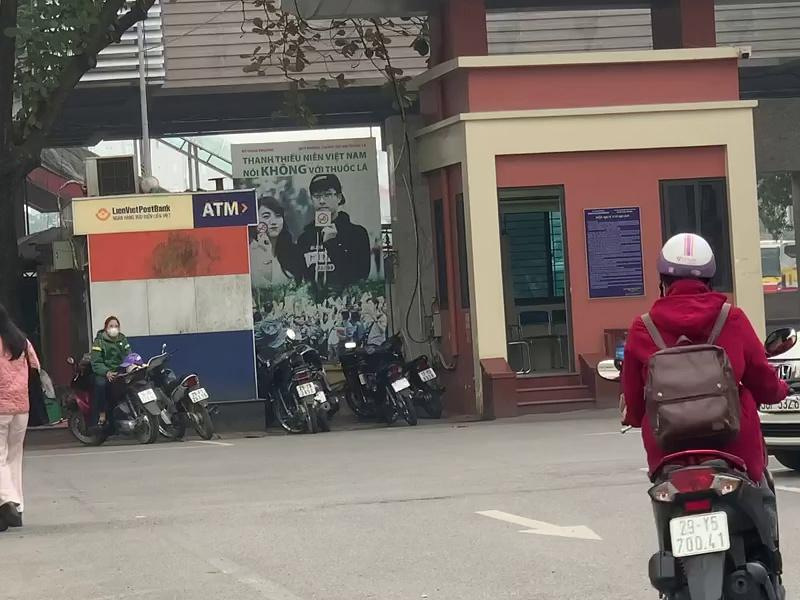
#> input picture datasets/helmet/test/images/image_145_jpg.rf.94613a80a69335f230c579eb5594046f.jpg, 800 x 600 px
$ python -i cv_helpers.py   (imports and definitions only)
#> lines starting #> are read from the running program, lines starting #| are printed output that depends on the picture
import cv2
import numpy as np

def apply_clahe(img):
    """Applies Contrast Limited Adaptive Histogram Equalization to normalize illumination."""
    # Convert from BGR/RGB to LAB
    lab = cv2.cvtColor(img, cv2.COLOR_RGB2LAB)
#> lab: shape (600, 800, 3); mean of channels 0, 1, 2 119, 131.5, 132.3
    l, a, b = cv2.split(lab)
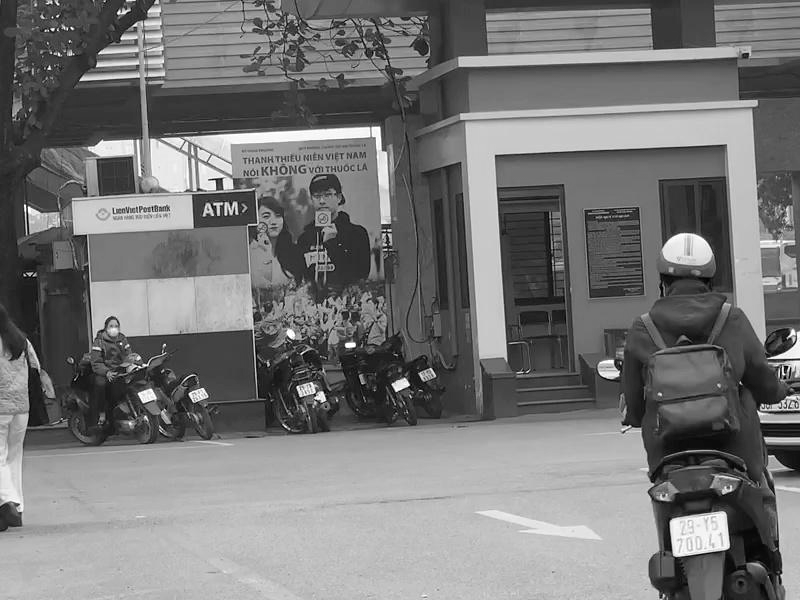
#> l: shape (600, 800); min 0, max 255, mean 119
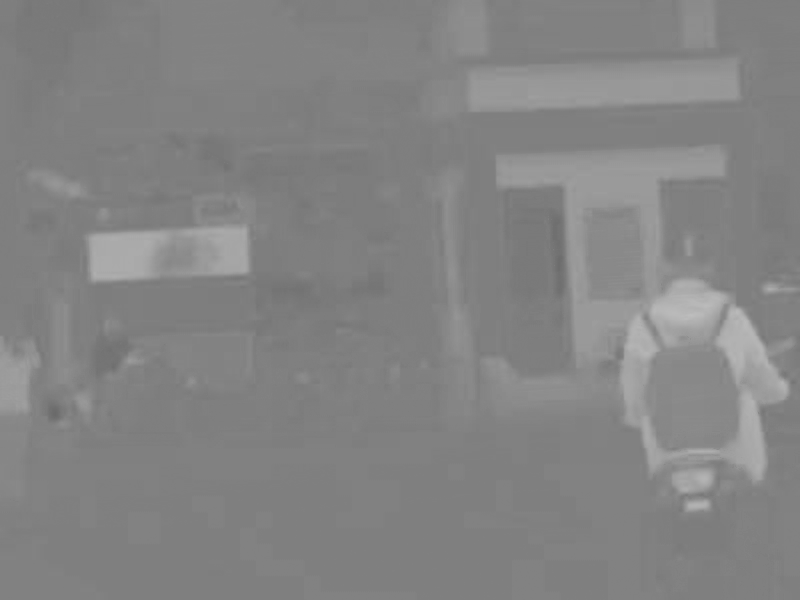
#> a: shape (600, 800); min 106, max 190, mean 131.5
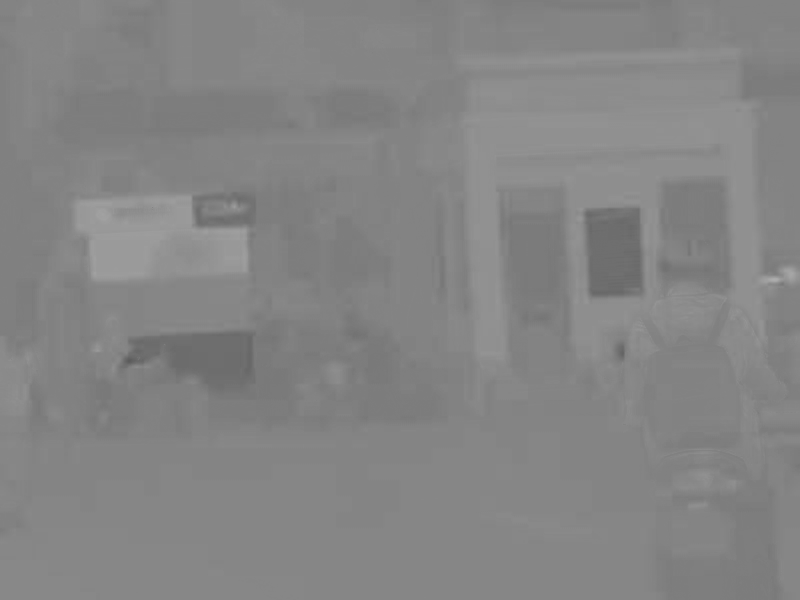
#> b: shape (600, 800); min 91, max 173, mean 132.3
    # Apply CLAHE
    clahe = cv2.createCLAHE(clipLimit=3.0, tileGridSize=(8, 8))
    cl = clahe.apply(l)
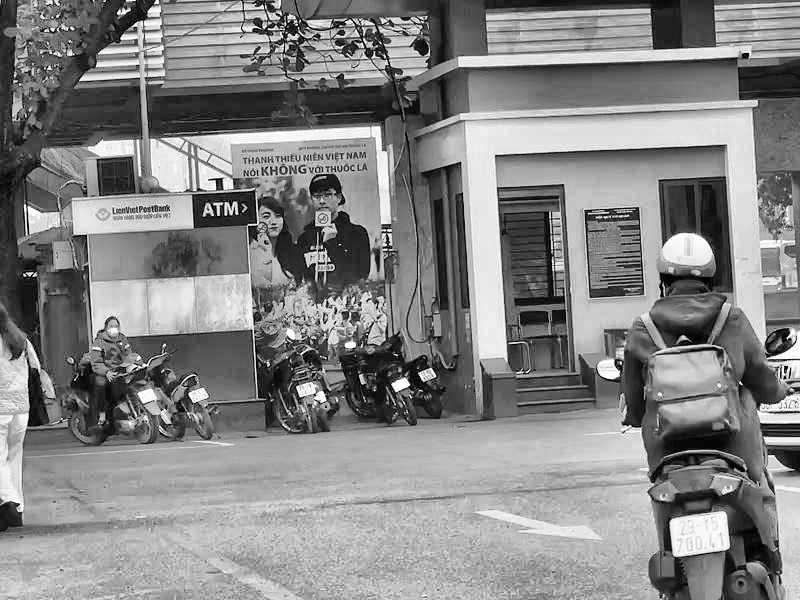
#> cl: shape (600, 800); min 0, max 255, mean 133.2
    # Merge and convert back
    limg = cv2.merge((cl, a, b))
#> limg: shape (600, 800, 3); mean of channels 0, 1, 2 133.2, 131.5, 132.3
    return cv2.cvtColor(limg, cv2.COLOR_LAB2RGB)
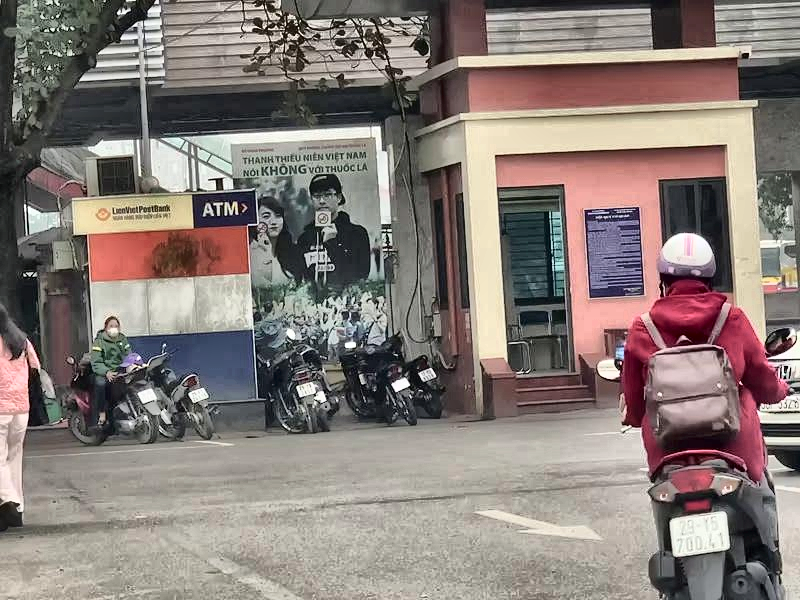
#> returned value: shape (600, 800, 3); mean R, G, B 135.7, 124.9, 120

# [7 lines left out: function adjust_gamma, not called in this run]

def denoise_image(img):
    """Denoises image using Bilateral Filter to preserve edges while removing rain/noise."""
    return cv2.bilateralFilter(img, d=9, sigmaColor=75, sigmaSpace=75)

# [19 lines left out: functions sharpen_image, preprocess_image, not called in this run]

def get_box_area(box):
    """Returns area of a bounding box [x1, y1, x2, y2]."""
    return max(0, box[2] - box[0]) * max(0, box[3] - box[1])

# [116 lines left out: functions get_intersection_area, box_iou, box_contains, detect_traffic_light_color, analyze_seatbelt_compliance, not called in this run]

>>> import cv2
>>> picture = cv2.cvtColor(cv2.imread('../datasets/helmet/test/images/image_145_jpg.rf.94613a80a69335f230c579eb5594046f.jpg'), cv2.COLOR_BGR2RGB)
>>> result = apply_clahe(picture)

$ run again, on datasets/helmet/test/images/image_148_jpg.rf.d3505f179660537921d798ff5feafbe8.jpg
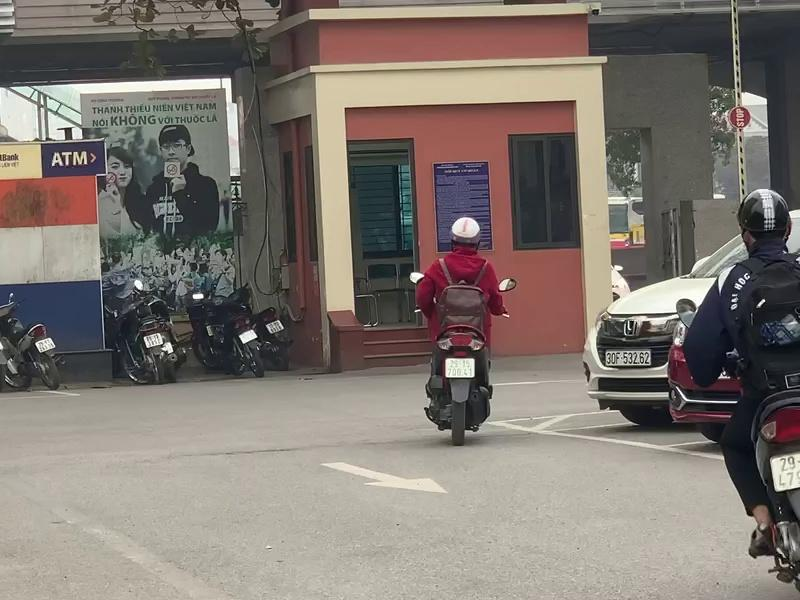
#> input picture datasets/helmet/test/images/image_148_jpg.rf.d3505f179660537921d798ff5feafbe8.jpg, 800 x 600 px
#> lab: shape (600, 800, 3); mean of channels 0, 1, 2 126.7, 130.3, 132.9
#> in apply_clahe, `l, a, b = cv2.split(lab)`:
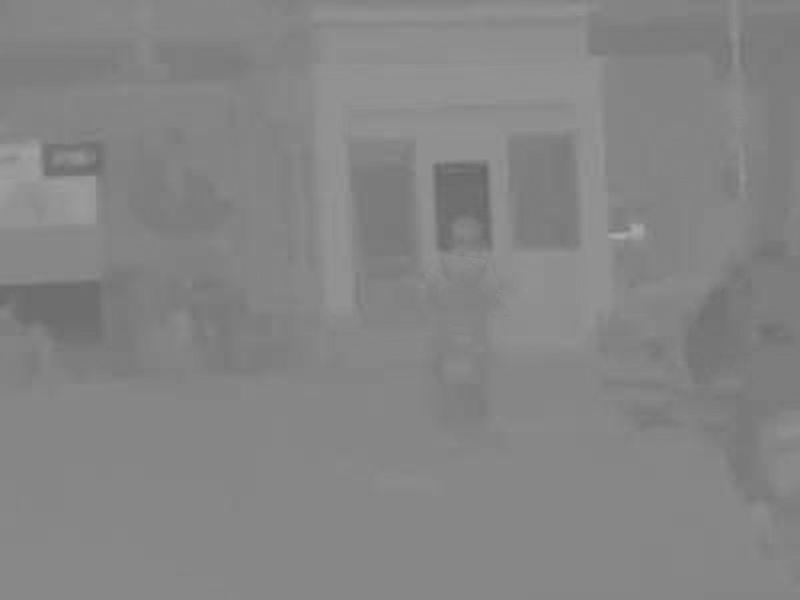
#> b: shape (600, 800); min 102, max 171, mean 132.9
#> limg: shape (600, 800, 3); mean of channels 0, 1, 2 136.2, 130.3, 132.9
#> in apply_clahe, `return cv2.cvtColor(limg, cv2.COLOR_LAB2RGB)`:
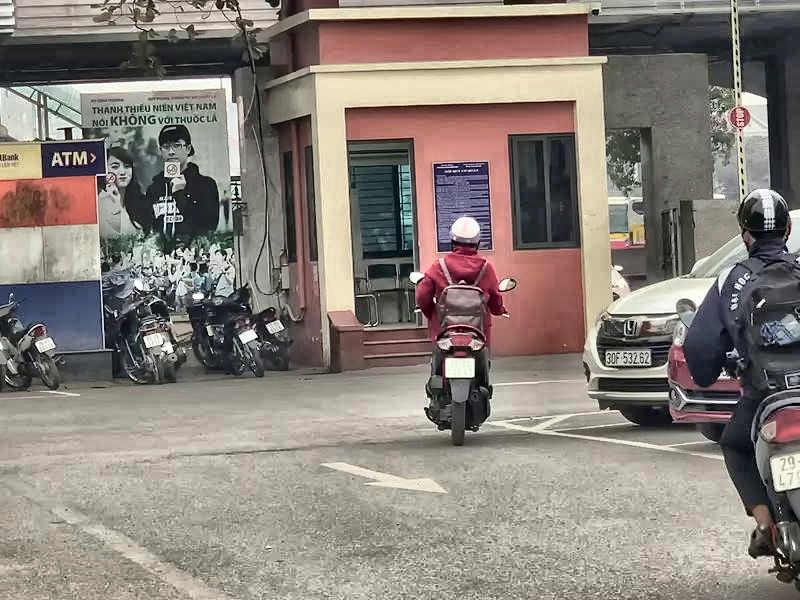
#> returned value: shape (600, 800, 3); mean R, G, B 137, 128.6, 121.6

$ run again, on datasets/helmet/test/images/image_166_jpg.rf.c7841f5cd733d2b9f8ea4c2c3aac7a66.jpg
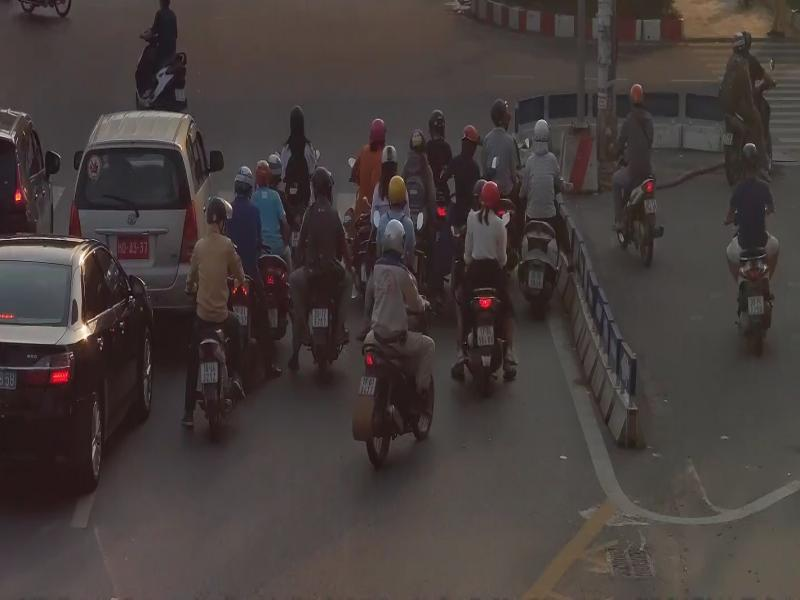
#> input picture datasets/helmet/test/images/image_166_jpg.rf.c7841f5cd733d2b9f8ea4c2c3aac7a66.jpg, 800 x 600 px
#> lab: shape (600, 800, 3); mean of channels 0, 1, 2 67.1, 131.5, 130.5
#> in apply_clahe, `l, a, b = cv2.split(lab)`:
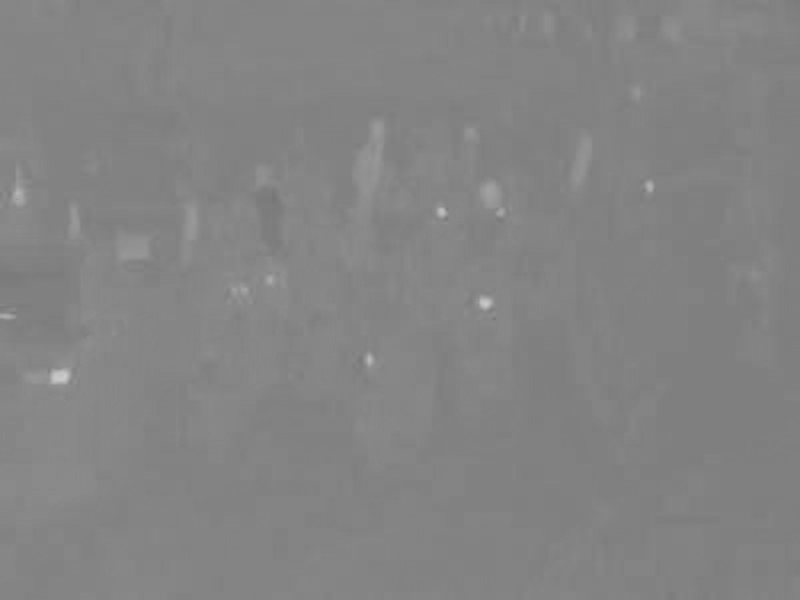
#> a: shape (600, 800); min 117, max 205, mean 131.5
#> limg: shape (600, 800, 3); mean of channels 0, 1, 2 98.2, 131.5, 130.5
#> in apply_clahe, `return cv2.cvtColor(limg, cv2.COLOR_LAB2RGB)`:
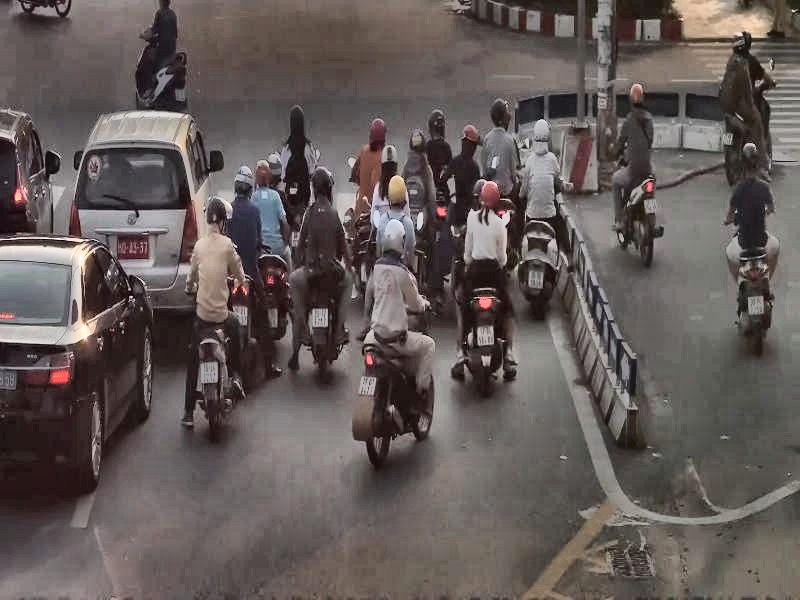
#> returned value: shape (600, 800, 3); mean R, G, B 99.3, 90.3, 88.3

$ run again, on datasets/helmet/test/images/image_167_jpg.rf.870a75edea5b82432362c6ecd308a526.jpg
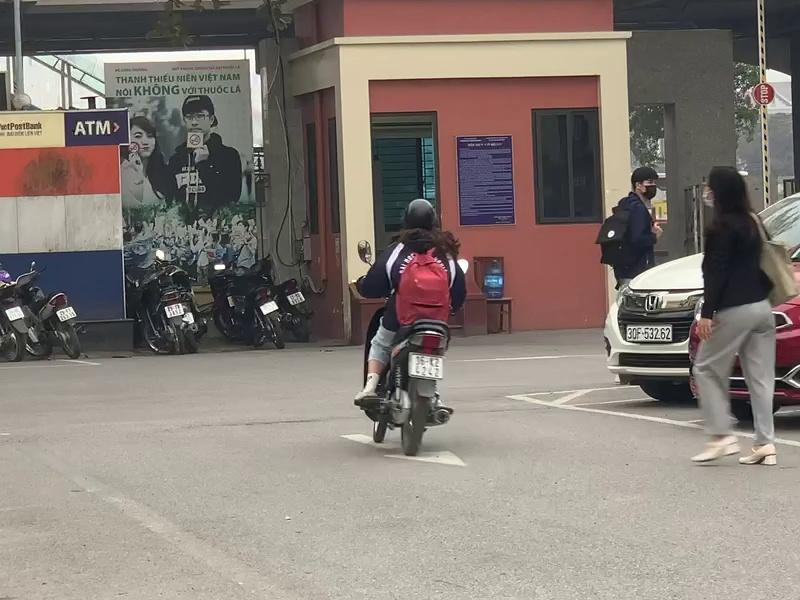
#> input picture datasets/helmet/test/images/image_167_jpg.rf.870a75edea5b82432362c6ecd308a526.jpg, 800 x 600 px
#> lab: shape (600, 800, 3); mean of channels 0, 1, 2 132.9, 130.7, 133.1
#> in apply_clahe, `l, a, b = cv2.split(lab)`:
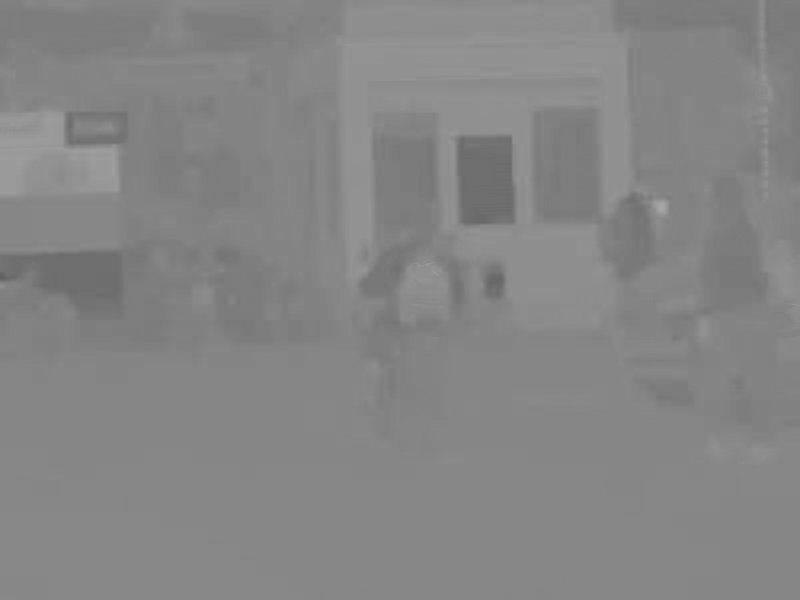
#> b: shape (600, 800); min 96, max 168, mean 133.1
#> limg: shape (600, 800, 3); mean of channels 0, 1, 2 138.6, 130.7, 133.1
#> in apply_clahe, `return cv2.cvtColor(limg, cv2.COLOR_LAB2RGB)`:
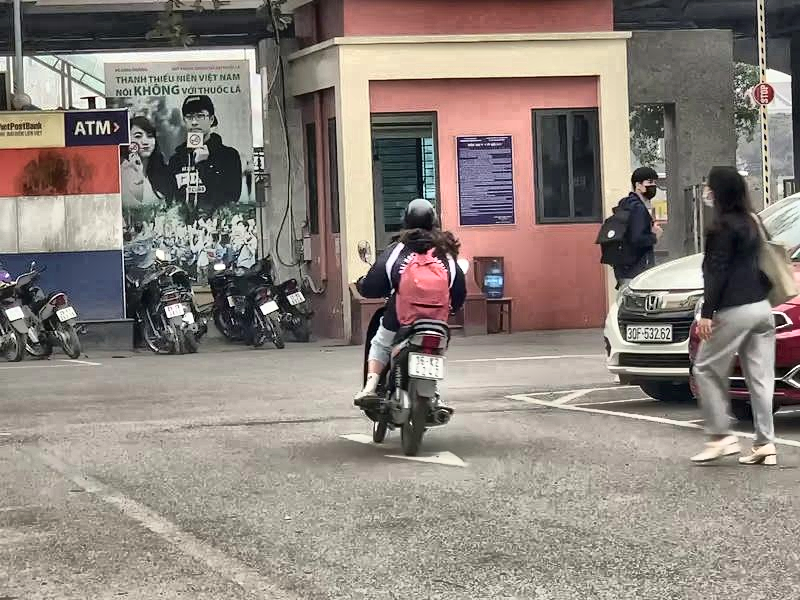
#> returned value: shape (600, 800, 3); mean R, G, B 140.2, 130.6, 123.6
